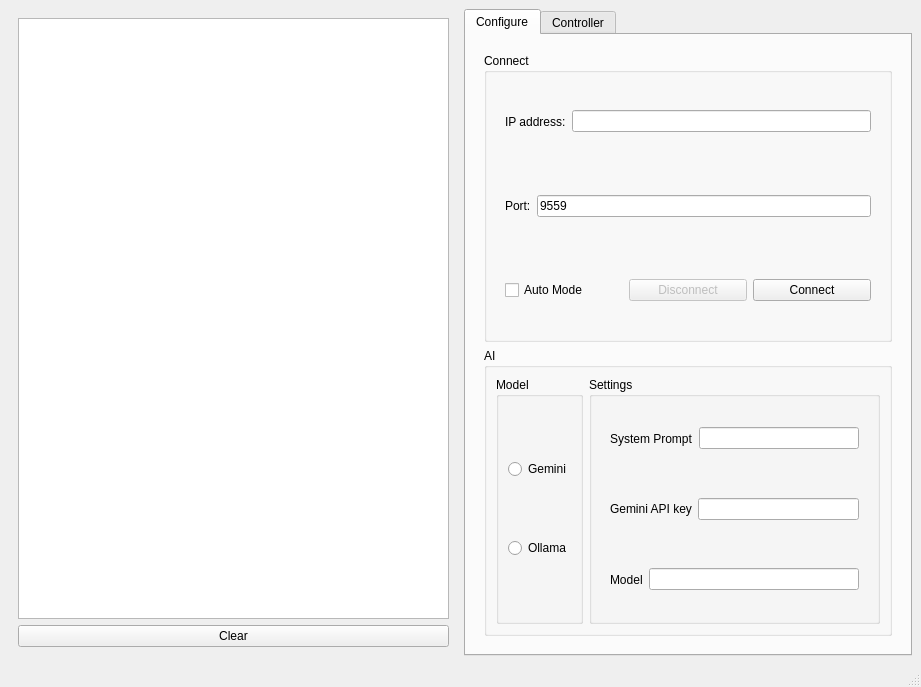
<?xml version="1.0" encoding="UTF-8"?>
<ui version="4.0">
 <class>MainWindow</class>
 <widget class="QMainWindow" name="MainWindow">
  <property name="enabled">
   <bool>true</bool>
  </property>
  <property name="geometry">
   <rect>
    <x>0</x>
    <y>0</y>
    <width>921</width>
    <height>687</height>
   </rect>
  </property>
  <property name="windowTitle">
   <string>MainWindow</string>
  </property>
  <widget class="QWidget" name="centralwidget">
   <layout class="QHBoxLayout" name="horizontalLayout_3">
    <item>
     <widget class="QWidget" name="widget_8" native="true">
      <layout class="QVBoxLayout" name="verticalLayout_5">
       <item>
        <widget class="QPlainTextEdit" name="plainTextEdit">
         <property name="readOnly">
          <bool>true</bool>
         </property>
        </widget>
       </item>
       <item>
        <widget class="QPushButton" name="clearButton">
         <property name="text">
          <string>Clear</string>
         </property>
        </widget>
       </item>
      </layout>
     </widget>
    </item>
    <item>
     <widget class="QTabWidget" name="tabWidget">
      <property name="currentIndex">
       <number>0</number>
      </property>
      <widget class="QWidget" name="tab">
       <attribute name="title">
        <string>Configure</string>
       </attribute>
       <layout class="QHBoxLayout" name="horizontalLayout_7">
        <item>
         <widget class="QWidget" name="widget_3" native="true">
          <layout class="QVBoxLayout" name="verticalLayout_2">
           <item>
            <widget class="QGroupBox" name="groupBox_2">
             <property name="title">
              <string>Connect</string>
             </property>
             <layout class="QVBoxLayout" name="verticalLayout_3">
              <item>
               <widget class="QWidget" name="widget" native="true">
                <layout class="QHBoxLayout" name="horizontalLayout">
                 <item>
                  <widget class="QLabel" name="label">
                   <property name="text">
                    <string>IP address:</string>
                   </property>
                  </widget>
                 </item>
                 <item>
                  <widget class="QLineEdit" name="ip_address">
                   <property name="text">
                    <string/>
                   </property>
                  </widget>
                 </item>
                </layout>
               </widget>
              </item>
              <item>
               <widget class="QWidget" name="widget_2" native="true">
                <property name="minimumSize">
                 <size>
                  <width>355</width>
                  <height>0</height>
                 </size>
                </property>
                <layout class="QHBoxLayout" name="horizontalLayout_2">
                 <item>
                  <widget class="QLabel" name="label_2">
                   <property name="text">
                    <string>Port:</string>
                   </property>
                  </widget>
                 </item>
                 <item>
                  <widget class="QLineEdit" name="port_num">
                   <property name="text">
                    <string>9559</string>
                   </property>
                  </widget>
                 </item>
                </layout>
               </widget>
              </item>
              <item>
               <widget class="QWidget" name="widget_6" native="true">
                <layout class="QHBoxLayout" name="horizontalLayout_10">
                 <item>
                  <widget class="QCheckBox" name="checkBox">
                   <property name="text">
                    <string>Auto Mode</string>
                   </property>
                  </widget>
                 </item>
                 <item>
                  <widget class="QPushButton" name="pushButton_2">
                   <property name="enabled">
                    <bool>false</bool>
                   </property>
                   <property name="text">
                    <string>Disconnect</string>
                   </property>
                  </widget>
                 </item>
                 <item>
                  <widget class="QPushButton" name="pushButton">
                   <property name="text">
                    <string>Connect</string>
                   </property>
                  </widget>
                 </item>
                </layout>
               </widget>
              </item>
             </layout>
            </widget>
           </item>
           <item>
            <widget class="QGroupBox" name="groupBox">
             <property name="title">
              <string>AI</string>
             </property>
             <layout class="QHBoxLayout" name="horizontalLayout_4">
              <item>
               <widget class="QGroupBox" name="groupBox_4">
                <property name="title">
                 <string>Model</string>
                </property>
                <layout class="QVBoxLayout" name="verticalLayout">
                 <item>
                  <widget class="QRadioButton" name="gemini_button">
                   <property name="enabled">
                    <bool>true</bool>
                   </property>
                   <property name="text">
                    <string>Gemini</string>
                   </property>
                  </widget>
                 </item>
                 <item>
                  <widget class="QRadioButton" name="ollama_button">
                   <property name="text">
                    <string>Ollama</string>
                   </property>
                  </widget>
                 </item>
                </layout>
               </widget>
              </item>
              <item>
               <widget class="QGroupBox" name="groupBox_5">
                <property name="title">
                 <string>Settings</string>
                </property>
                <layout class="QVBoxLayout" name="verticalLayout_4">
                 <item>
                  <widget class="QWidget" name="widget_5" native="true">
                   <layout class="QHBoxLayout" name="horizontalLayout_6">
                    <item>
                     <widget class="QLabel" name="label_4">
                      <property name="text">
                       <string>System Prompt</string>
                      </property>
                     </widget>
                    </item>
                    <item>
                     <widget class="QLineEdit" name="sys_prompt"/>
                    </item>
                   </layout>
                  </widget>
                 </item>
                 <item>
                  <widget class="QWidget" name="widget_4" native="true">
                   <layout class="QHBoxLayout" name="horizontalLayout_5">
                    <item>
                     <widget class="QLabel" name="label_3">
                      <property name="text">
                       <string>Gemini API key</string>
                      </property>
                     </widget>
                    </item>
                    <item>
                     <widget class="QLineEdit" name="api_key">
                      <property name="echoMode">
                       <enum>QLineEdit::EchoMode::NoEcho</enum>
                      </property>
                     </widget>
                    </item>
                   </layout>
                  </widget>
                 </item>
                 <item>
                  <widget class="QWidget" name="widget_7" native="true">
                   <layout class="QHBoxLayout" name="horizontalLayout_9">
                    <item>
                     <widget class="QLabel" name="label_5">
                      <property name="text">
                       <string>Model</string>
                      </property>
                     </widget>
                    </item>
                    <item>
                     <widget class="QLineEdit" name="lineEdit"/>
                    </item>
                   </layout>
                  </widget>
                 </item>
                </layout>
               </widget>
              </item>
             </layout>
            </widget>
           </item>
          </layout>
         </widget>
        </item>
       </layout>
      </widget>
      <widget class="QWidget" name="tab_2">
       <attribute name="title">
        <string>Controller</string>
       </attribute>
       <layout class="QVBoxLayout" name="verticalLayout_6">
        <item>
         <widget class="QGroupBox" name="groupBox_6">
          <property name="title">
           <string>Command Remapping</string>
          </property>
          <layout class="QVBoxLayout" name="verticalLayout_8">
           <item>
            <widget class="QListView" name="commandList"/>
           </item>
          </layout>
         </widget>
        </item>
        <item>
         <widget class="QGroupBox" name="groupBox_3">
          <property name="title">
           <string>Behavior Remapping</string>
          </property>
          <layout class="QVBoxLayout" name="verticalLayout_7">
           <item>
            <widget class="QListWidget" name="behaviorList"/>
           </item>
           <item>
            <widget class="QPushButton" name="behaviorRefresh">
             <property name="toolTip">
              <string>Pulls behaviors from your NAO robot to map buttons to</string>
             </property>
             <property name="text">
              <string>Refresh behaviors</string>
             </property>
            </widget>
           </item>
          </layout>
         </widget>
        </item>
       </layout>
      </widget>
     </widget>
    </item>
   </layout>
  </widget>
  <widget class="QMenuBar" name="menubar">
   <property name="geometry">
    <rect>
     <x>0</x>
     <y>0</y>
     <width>921</width>
     <height>30</height>
    </rect>
   </property>
  </widget>
  <widget class="QStatusBar" name="statusbar"/>
 </widget>
 <resources/>
 <connections>
  <connection>
   <sender>pushButton</sender>
   <signal>clicked(bool)</signal>
   <receiver>pushButton_2</receiver>
   <slot>setDisabled(bool)</slot>
   <hints>
    <hint type="sourcelabel">
     <x>885</x>
     <y>329</y>
    </hint>
    <hint type="destinationlabel">
     <x>752</x>
     <y>329</y>
    </hint>
   </hints>
  </connection>
  <connection>
   <sender>pushButton</sender>
   <signal>clicked(bool)</signal>
   <receiver>pushButton</receiver>
   <slot>setEnabled(bool)</slot>
   <hints>
    <hint type="sourcelabel">
     <x>885</x>
     <y>329</y>
    </hint>
    <hint type="destinationlabel">
     <x>885</x>
     <y>329</y>
    </hint>
   </hints>
  </connection>
  <connection>
   <sender>pushButton_2</sender>
   <signal>clicked(bool)</signal>
   <receiver>pushButton</receiver>
   <slot>setDisabled(bool)</slot>
   <hints>
    <hint type="sourcelabel">
     <x>752</x>
     <y>329</y>
    </hint>
    <hint type="destinationlabel">
     <x>885</x>
     <y>329</y>
    </hint>
   </hints>
  </connection>
  <connection>
   <sender>pushButton_2</sender>
   <signal>clicked(bool)</signal>
   <receiver>pushButton_2</receiver>
   <slot>setEnabled(bool)</slot>
   <hints>
    <hint type="sourcelabel">
     <x>752</x>
     <y>329</y>
    </hint>
    <hint type="destinationlabel">
     <x>752</x>
     <y>329</y>
    </hint>
   </hints>
  </connection>
  <connection>
   <sender>gemini_button</sender>
   <signal>clicked(bool)</signal>
   <receiver>widget_7</receiver>
   <slot>setDisabled(bool)</slot>
   <hints>
    <hint type="sourcelabel">
     <x>562</x>
     <y>502</y>
    </hint>
    <hint type="destinationlabel">
     <x>883</x>
     <y>626</y>
    </hint>
   </hints>
  </connection>
  <connection>
   <sender>ollama_button</sender>
   <signal>clicked(bool)</signal>
   <receiver>widget_7</receiver>
   <slot>setEnabled(bool)</slot>
   <hints>
    <hint type="sourcelabel">
     <x>562</x>
     <y>578</y>
    </hint>
    <hint type="destinationlabel">
     <x>883</x>
     <y>626</y>
    </hint>
   </hints>
  </connection>
  <connection>
   <sender>clearButton</sender>
   <signal>clicked()</signal>
   <receiver>plainTextEdit</receiver>
   <slot>clear()</slot>
   <hints>
    <hint type="sourcelabel">
     <x>365</x>
     <y>619</y>
    </hint>
    <hint type="destinationlabel">
     <x>318</x>
     <y>490</y>
    </hint>
   </hints>
  </connection>
 </connections>
</ui>
